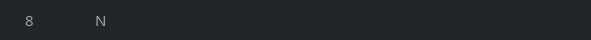
    <widget class="QGroupBox" name="RFIDgroupBox2_7">
     <property name="geometry">
      <rect>
       <x>6</x>
       <y>366</y>
       <width>591</width>
       <height>40</height>
      </rect>
     </property>
     <property name="styleSheet">
      <string notr="true">background-color: rgb(35, 38, 41);
border: 1px solid rgb(35, 38, 41);
border-radius: 17px</string>
     </property>
     <property name="title">
      <string/>
     </property>
     <widget class="QLabel" name="Rfidshno8">
      <property name="geometry">
       <rect>
        <x>20</x>
        <y>12</y>
        <width>21</width>
        <height>16</height>
       </rect>
      </property>
      <property name="font">
       <font>
        <family>AppleSDGothicNeoB00</family>
        <pointsize>11</pointsize>
        <weight>50</weight>
        <bold>false</bold>
       </font>
      </property>
      <property name="styleSheet">
       <string notr="true">color: rgb(159, 161, 162);</string>
      </property>
      <property name="text">
       <string>8</string>
      </property>
     </widget>
     <widget class="QLabel" name="RFIDaidm8">
      <property name="geometry">
       <rect>
        <x>90</x>
        <y>12</y>
        <width>41</width>
        <height>16</height>
       </rect>
      </property>
      <property name="font">
       <font>
        <family>AppleSDGothicNeoB00</family>
        <pointsize>11</pointsize>
        <weight>50</weight>
        <bold>false</bold>
       </font>
      </property>
      <property name="styleSheet">
       <string notr="true">color: rgb(159, 161, 162);</string>
      </property>
      <property name="text">
       <string>N</string>
      </property>
     </widget>
     <widget class="QLabel" name="M08IPlb">
      <property name="geometry">
       <rect>
        <x>290</x>
        <y>12</y>
        <width>121</width>
        <height>20</height>
       </rect>
      </property>
      <property name="font">
       <font>
        <family>AppleSDGothicNeoB00</family>
        <pointsize>11</pointsize>
        <weight>50</weight>
        <bold>false</bold>
       </font>
      </property>
      <property name="styleSheet">
       <string notr="true">color: rgb(159, 161, 162);</string>
      </property>
      <property name="text">
       <string/>
      </property>
     </widget>
     <widget class="QLabel" name="RFIDnote8">
      <property name="geometry">
       <rect>
        <x>410</x>
        <y>12</y>
        <width>151</width>
        <height>20</height>
       </rect>
      </property>
      <property name="font">
       <font>
        <family>AppleSDGothicNeoB00</family>
        <pointsize>11</pointsize>
        <weight>50</weight>
        <bold>false</bold>
       </font>
      </property>
      <property name="styleSheet">
       <string notr="true">color: rgb(159, 161, 162);</string>
      </property>
      <property name="text">
       <string/>
      </property>
     </widget>
     <widget class="QLabel" name="StateM08lb">
      <property name="geometry">
       <rect>
        <x>210</x>
        <y>10</y>
        <width>31</width>
        <height>21</height>
       </rect>
      </property>
      <property name="text">
       <string/>
      </property>
     </widget>
    </widget>
